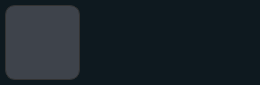
<?xml version="1.0" encoding="UTF-8"?>
<ui version="4.0">
 <class>record</class>
 <widget class="QWidget" name="record">
  <property name="geometry">
   <rect>
    <x>0</x>
    <y>0</y>
    <width>260</width>
    <height>85</height>
   </rect>
  </property>
  <property name="windowTitle">
   <string>Form</string>
  </property>
  <property name="styleSheet">
   <string notr="true">background-color: rgb(14, 25, 31);
color: white;</string>
  </property>
  <widget class="QPushButton" name="recordBtn">
   <property name="geometry">
    <rect>
     <x>5</x>
     <y>5</y>
     <width>75</width>
     <height>75</height>
    </rect>
   </property>
   <property name="styleSheet">
    <string notr="true">QPushButton{
	background-color:rgb(62, 67, 75);
	border: 1px solid #333;
	border-radius: 10px;
}

QPushButton:hover {
	background-color:rgb(72, 78, 88);
	icon: url(:/images/unrecordhover.png);
	icon-size: 30px 30px;
}

</string>
   </property>
   <property name="text">
    <string/>
   </property>
   <property name="icon">
    <iconset resource="../res.qrc">
     <normaloff>:/images/unrecord.png</normaloff>
     <normalon>:/images/unrecordhover.png</normalon>:/images/unrecord.png</iconset>
   </property>
   <property name="iconSize">
    <size>
     <width>30</width>
     <height>30</height>
    </size>
   </property>
  </widget>
  <widget class="QPushButton" name="pushButton">
   <property name="geometry">
    <rect>
     <x>100</x>
     <y>15</y>
     <width>50</width>
     <height>50</height>
    </rect>
   </property>
   <property name="styleSheet">
    <string notr="true">border:none;</string>
   </property>
   <property name="text">
    <string/>
   </property>
   <property name="icon">
    <iconset resource="../res.qrc">
     <normaloff>:/images/startrecord.png</normaloff>:/images/startrecord.png</iconset>
   </property>
   <property name="iconSize">
    <size>
     <width>25</width>
     <height>25</height>
    </size>
   </property>
  </widget>
  <widget class="QLabel" name="timeLabel">
   <property name="geometry">
    <rect>
     <x>150</x>
     <y>15</y>
     <width>100</width>
     <height>50</height>
    </rect>
   </property>
   <property name="font">
    <font>
     <pointsize>12</pointsize>
    </font>
   </property>
   <property name="text">
    <string/>
   </property>
  </widget>
 </widget>
 <resources>
  <include location="../res.qrc"/>
 </resources>
 <connections/>
</ui>
